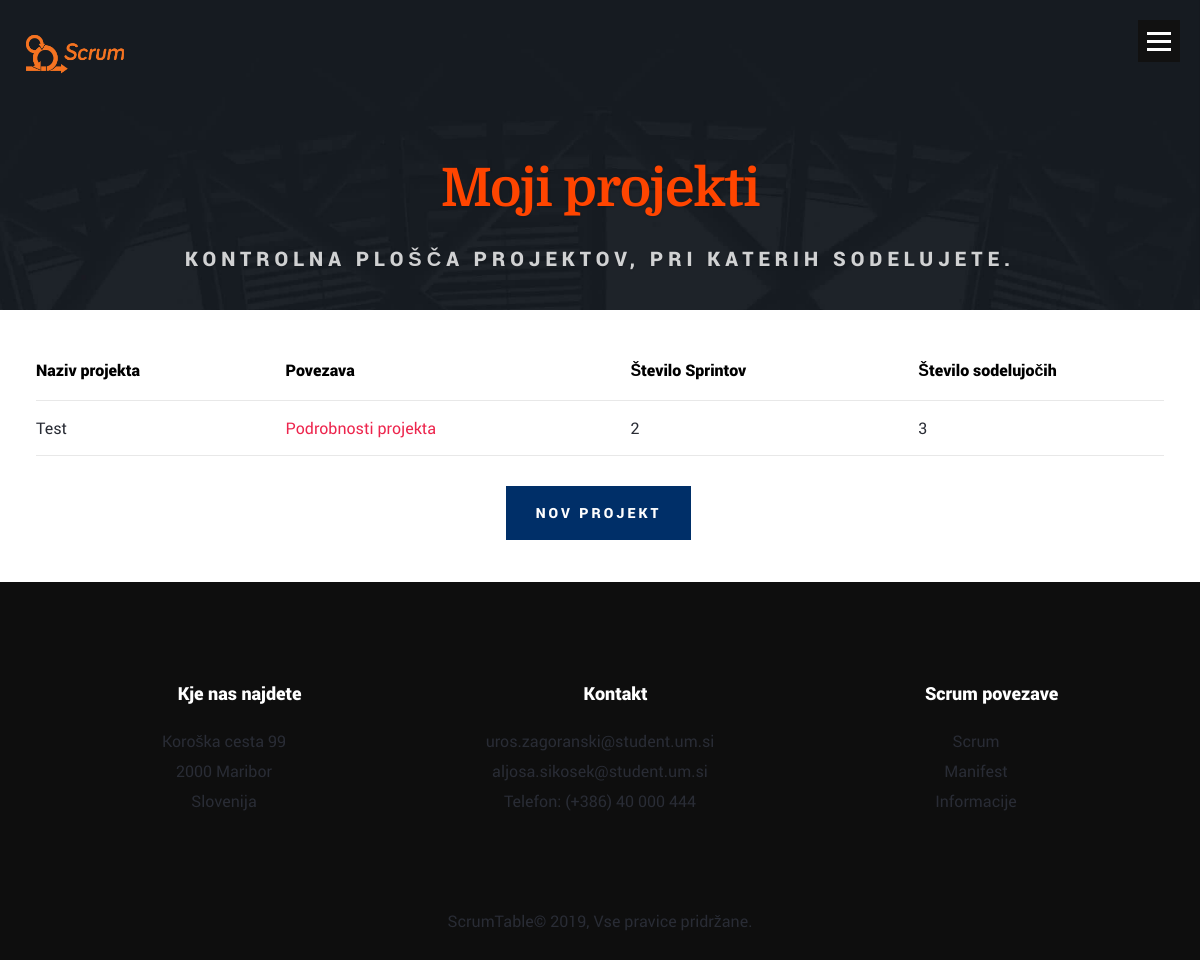
/myProjects.php (signed in), run on an earlier commit of the app's database.
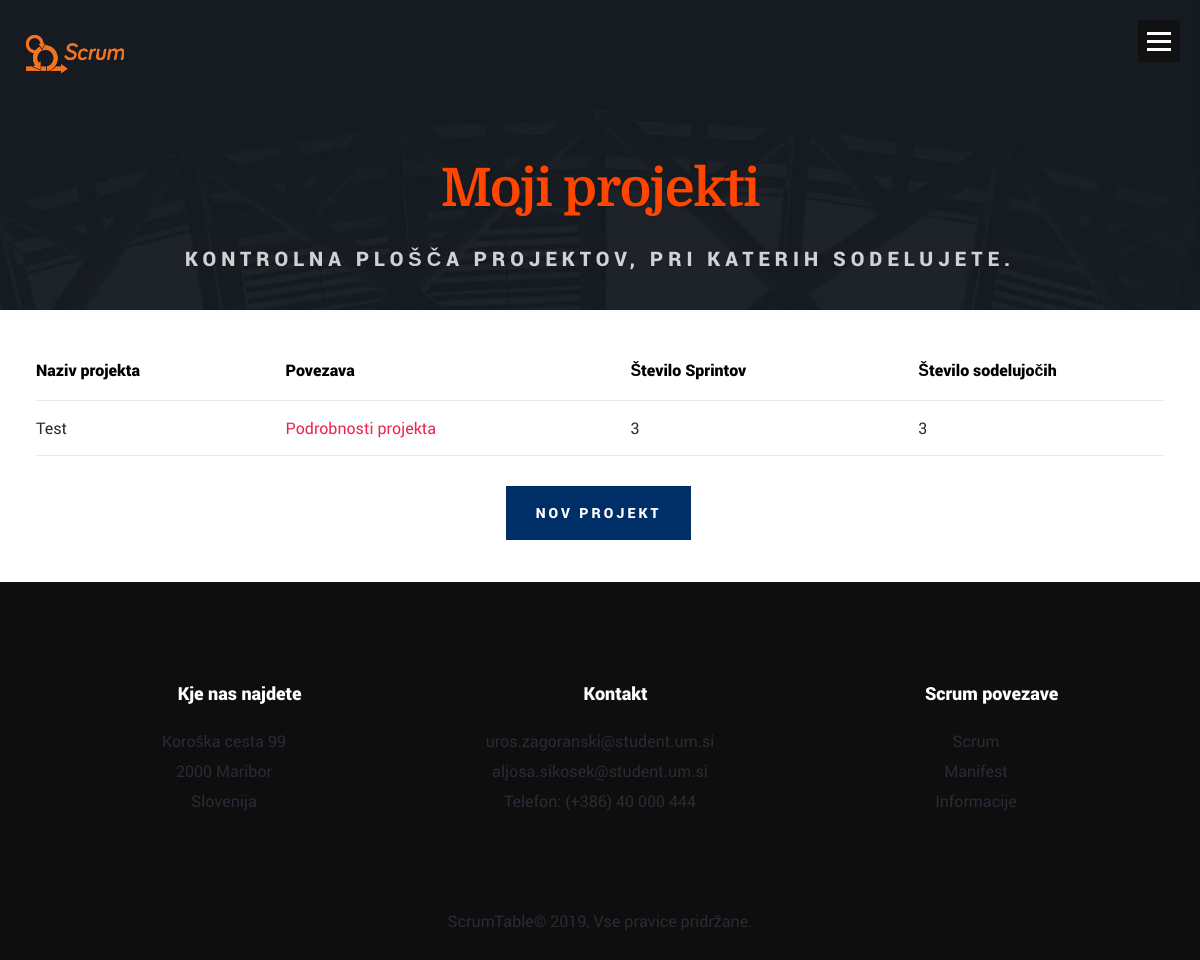
And on a later commit of the database.
### tables this page shows
CREATE TABLE `projekt` (
  `idProjekt` int(11) NOT NULL,
  `naziv` varchar(500) NOT NULL,
  `steviloSprintov` int(11) NOT NULL
);

### myProjects.php (the view, shortened to what this page needs)
<?php
include('includes/header.php');
?>
<div id="main-content-wrap">
    <section id="intro">
        <div class="row intro-content">
            <div class="col-twelve">
                <h1 class="animate-intro">
                    Moji projekti
                </h1>
                <h3 class="animate-intro">Kontrolna plošča projektov, pri katerih sodelujete.</h3><br/>
            </div>
        </div>
    </section>
    <section id="styles">
        <div class="row add-bottom text-center">
            <div class="row">
                <div class="col-twelve">
                    <br/>
                    <div class="table-responsive">
                        <?php if (isset($_SESSION['ime'])) {
                            $q1 = "SELECT * FROM uporabnikhasprojekt WHERE idUporabnik = {$_SESSION['idUporabnik']}";
                            $r1 = mysqli_query($dbc, $q1) or trigger_error("Query: $q1\n<br />MySQL Error: " . mysqli_error($dbc));
                            $num = mysqli_num_rows($r1);
                            if ($num > 0) {
                                echo '<table>
                                    <thead>
                                        <tr>
                                            <th>Naziv projekta</th>
                                            <th>Povezava</th>
                                            <th>Število Sprintov</th>
                                            <th>Število sodelujočih</th>
                                        </tr>
                                    </thead>
                                    <tbody>';
                                while ($row = mysqli_fetch_array($r1, MYSQLI_ASSOC)) {
                                    $q2 = "SELECT * FROM projekt WHERE idProjekt = {$row['idProjekt']}";
                                    $r2 = mysqli_query($dbc, $q2) or trigger_error("Query: $q2\n<br />MySQL Error: " . mysqli_error($dbc));
                                    $query = "SELECT * FROM uporabnikhasprojekt WHERE idProjekt = {$row['idProjekt']}";
                                    $rq = mysqli_query($dbc, $query) or trigger_error("Query: $query\n<br />MySQL Error: " . mysqli_error($dbc));
                                    $steviloUdelezencev = mysqli_num_rows($rq);
                                    while ($results = mysqli_fetch_array($r2, MYSQLI_ASSOC)) {
                                        echo ' <tr>
                                               <td>'.$results['naziv'].'</td>
                                               <td><a href="/ScrumTable/project.php?idProjekt='.$results['idProjekt'].'" title="">Podrobnosti projekta</a></td>
                                               <td>'.$results['steviloSprintov'].'</td>
                                               <td>'.$steviloUdelezencev.'</td>
                                           </tr>';
                                    }
                                }
                                echo '</tbody></table>
                                    <a href="addProject.php" class="button button-primary">Nov projekt</a>';
                            } else {
                                echo '<p class="error">Niste dodali nobenega projekta.</p>';
                            }
                        } else {
                            echo '<h1>Za ogled vaših projektov se prijavite v sistem.</h1> </br></br>';
                        }
                        ?>
                    </div> <br/>
                </div>
            </div>
        </div>
    </section>
</div>
<?php include('includes/footer.php'); ?>

What changed in the data, as far as the page shows it:
changed projekt "Test": steviloSprintov "2" → "3"
